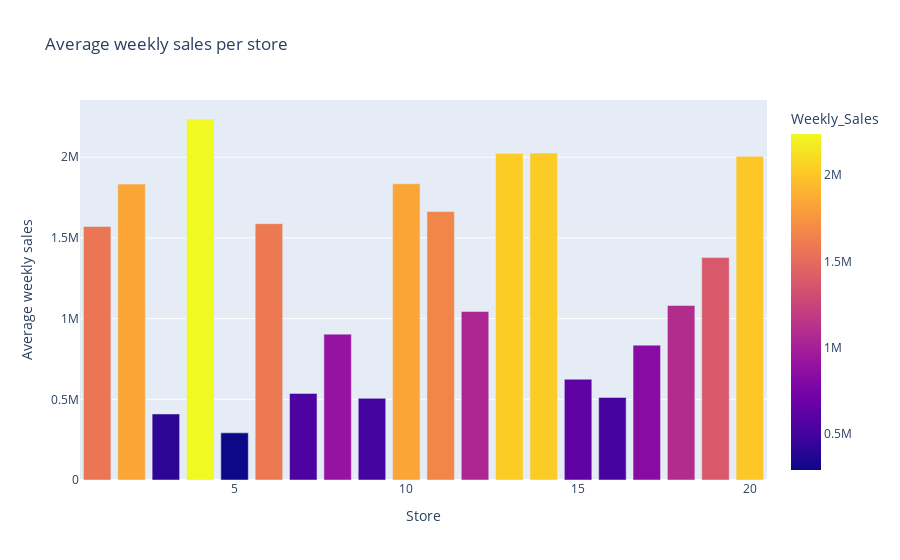

The notebook cell saved with this chart:
### Markdown cell above
## 2-EDA

### Code cell
# Create a bar graph for weekly sales per store 
weekly_sales_mean = df1.groupby(['Store']).agg({'Weekly_Sales':'mean'})

fig = px.bar(weekly_sales_mean, x=weekly_sales_mean.index, y='Weekly_Sales', title="Average weekly sales per store", color='Weekly_Sales')
fig.update_xaxes(title="Store")
fig.update_yaxes(title="Average weekly sales")
fig.show()

### Figure 1 — Plotly figure (JSON) as saved in the notebook; plotly's stock layout.template omitted (floating-point values rounded to 4 significant figures)
{"data": [{"alignmentgroup": "True", "hovertemplate": "Store=%{x}<br>Weekly_Sales=%{marker.color}<extra></extra>", "legendgroup": "", "marker": {"color": [1571000.0, 1834000.0, 409100.0, 2237000.0, 292100.0, 1589000.0, 536700.0, 903800.0, 506100.0, 1836000.0, 1663000.0, 1044000.0, 2024000.0, 2026000.0, 624500.0, 511600.0, 835600.0, 1082000.0, 1378000.0, 2006000.0], "coloraxis": "coloraxis", "pattern": {"shape": ""}}, "name": "", "offsetgroup": "", "orientation": "v", "showlegend": false, "textposition": "auto", "type": "bar", "x": [1, 2, 3, 4, 5, 6, 7, 8, 9, 10, 11, 12, 13, 14, 15, 16, 17, 18, 19, 20], "xaxis": "x", "y": [1571000.0, 1834000.0, 409100.0, 2237000.0, 292100.0, 1589000.0, 536700.0, 903800.0, 506100.0, 1836000.0, 1663000.0, 1044000.0, 2024000.0, 2026000.0, 624500.0, 511600.0, 835600.0, 1082000.0, 1378000.0, 2006000.0], "yaxis": "y"}], "layout": {"barmode": "relative", "coloraxis": {"colorbar": {"title": {"text": "Weekly_Sales"}}, "colorscale": [[0, "#0d0887"], [0.1111, "#46039f"], [0.2222, "#7201a8"], [0.3333, "#9c179e"], [0.4444, "#bd3786"], [0.5556, "#d8576b"], [0.6667, "#ed7953"], [0.7778, "#fb9f3a"], [0.8889, "#fdca26"], [1, "#f0f921"]]}, "legend": {"tracegroupgap": 0}, "title": {"text": "Average weekly sales per store"}, "xaxis": {"anchor": "y", "domain": [0, 1], "title": {"text": "Store"}}, "yaxis": {"anchor": "x", "domain": [0, 1], "title": {"text": "Average weekly sales"}}}}
